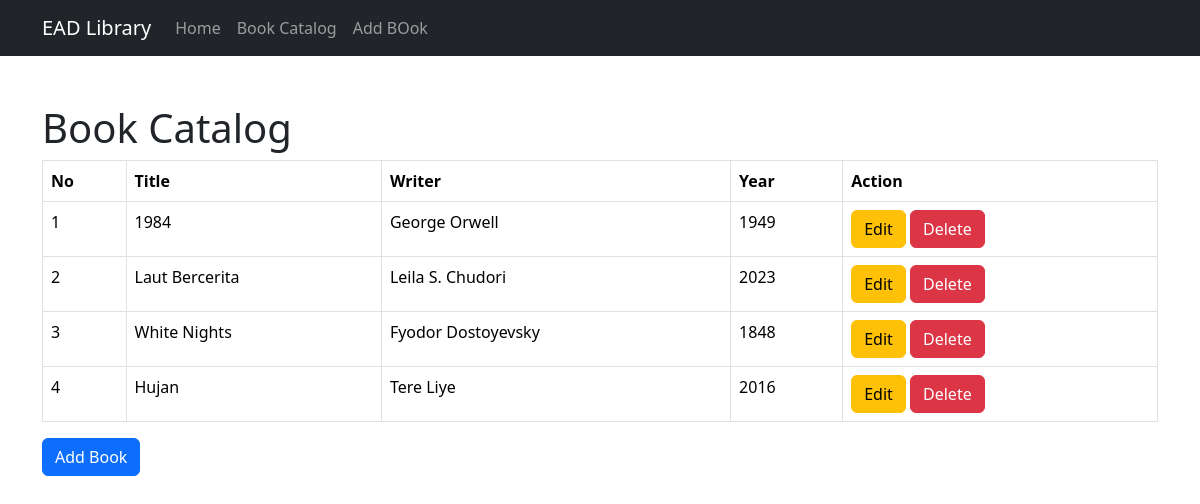
The page /catalog_book.php on the database its author committed.
### tables this page shows
CREATE TABLE `tb_book` (
  `id` int(11) NOT NULL,
  `title` varchar(25) NOT NULL,
  `writer` varchar(25) NOT NULL,
  `publishing_year` int(4) NOT NULL
);

### catalog_book.php (the view, shortened to what this page needs)
<?php
include 'connect.php';
$query = "SELECT * FROM tb_book";
$result = mysqli_query($conn, $query);
?>
<!DOCTYPE html>
<html lang="en">
<head>
    <link href="https://cdn.jsdelivr.net/npm/bootstrap@5.3.2/dist/css/bootstrap.min.css" rel="stylesheet">
    <link href="style.css" rel="stylesheet">
</head>
<body>
    <?php include 'navbar.php'; ?>
    <div class="container mt-5">
        <h1>Book Catalog</h1>
        <table class="table table-bordered">
            <thead>
                <tr>
                    <th>No</th>
                    <th>Title</th>
                    <th>Writer</th>
                    <th>Year</th>
                    <th>Action</th>
                </tr>
            </thead>
            <tbody>
                <?php
                $no = 1;
                while ($book = mysqli_fetch_assoc($result)): ?>
                <tr>
                    <td><?= $no++; ?></td>
                    <td><?= htmlspecialchars($book['title']); ?></td>
                    <td><?= htmlspecialchars($book['writer']); ?></td>
                    <td><?= htmlspecialchars($book['publishing_year']); ?></td>
                    <td>
                        <a href="edit_book.php?id=<?= $book['id']; ?>" class="btn btn-warning">Edit</a>
                        <a href="delete.php?id=<?= $book['id']; ?>" class="btn btn-danger" onclick="return confirm('Are you sure?');">Delete</a>
                    </td>
                </tr>
                <?php endwhile; ?>
            </tbody>
        </table>
        <a href="add_book.php" class="btn btn-primary">Add Book</a>
    </div>
</body>
</html>

### navbar.php (shortened to what this page needs)
<nav class="navbar navbar-expand-lg navbar-dark bg-dark">
    <div class="container">
        <a class="navbar-brand" href="home.php">EAD Library</a>
        <div class="collapse navbar-collapse" id="navbarNav">
            <ul class="navbar-nav">
                <li class="nav-item">
                    <a class="nav-link" href="home.php">Home</a>
                </li>
                <li class="nav-item">
                    <a class="nav-link" href="catalog_book.php">Book Catalog</a>
                </li>
                <li class="nav-item">
                    <a class="nav-link" href="add_book.php">Add BOok</a>
                </li>
            </ul>
        </div>
    </div>
</nav>

### style.css (style rules this page uses)
.nav-link { transition: color 0.3s ease, transform 0.3s ease; }
.navbar-brand { transition: transform 0.3s ease; }
.btn { transition: all 0.3s ease; }

### rows shown on the page
tb_book: title "1984", writer "George Orwell", publishing_year "1949"
tb_book: title "Laut Bercerita", writer "Leila S. Chudori", publishing_year "2023"
tb_book: title "White Nights", writer "Fyodor Dostoyevsky", publishing_year "1848"
tb_book: title "Hujan", writer "Tere Liye", publishing_year "2016"
